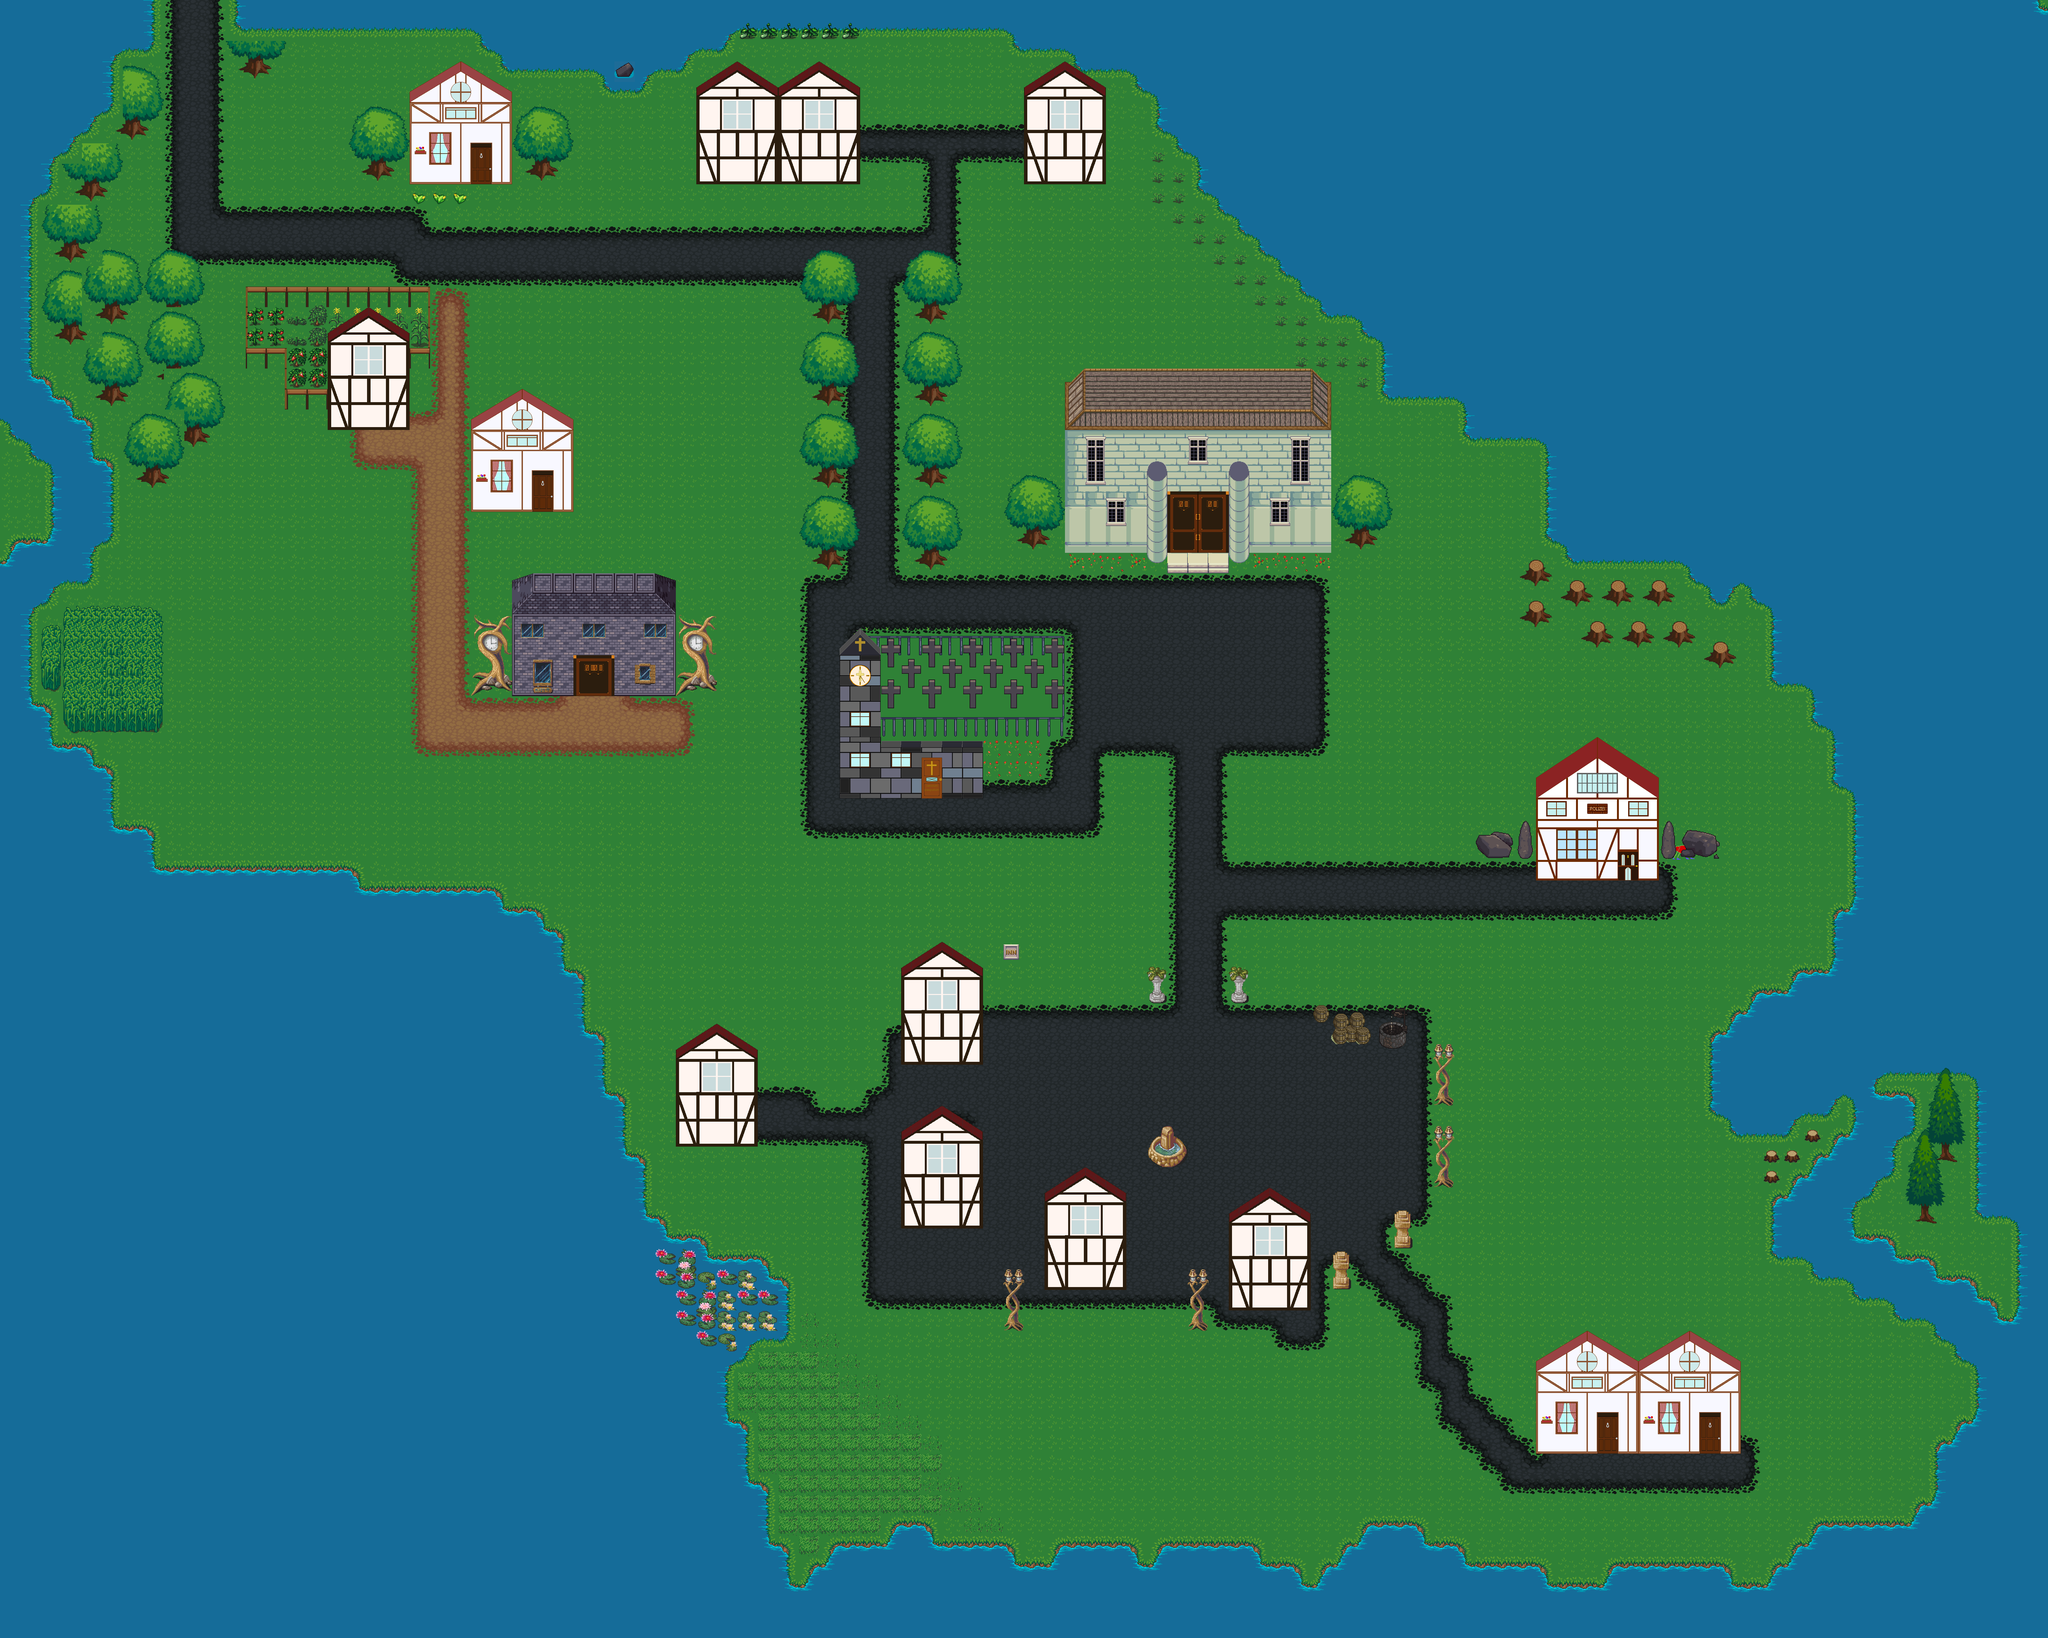

This is a level from a 2D game, rendered from its Tiled map with the project's own tilesets. A one-line summary and the map file follow, with tile-layer data summarised:
An orthogonal 100x80 tile map with 64x64 px tiles, 7 tile layers (Backgroundlayer, Roadlayer, Hiddenlayer, Collisionlayer, ...), 14 tilesets and 74 objects (32x tree, 6x door).

<map version="1.0" tiledversion="1.1.5" orientation="orthogonal" renderorder="right-down" width="100" height="80" tilewidth="64" tileheight="64" infinite="0" nextobjectid="214">
 <tileset firstgid="1" name="Tileset1" tilewidth="64" tileheight="64" tilecount="133" columns="19">
  <image source="../Tilesets/Tileset1.png" width="1216" height="448" />
 </tileset>
 <tileset firstgid="134" name="EnvironmentTiles" tilewidth="64" tileheight="64" tilecount="11" columns="11">
  <image source="../Tilesets/EnvironmentTiles.png" width="704" height="64" />
 </tileset>
 <tileset firstgid="145" name="base_out_atlas-sheet" tilewidth="64" tileheight="64" tilecount="1024" columns="32">
  <image source="../Tilesets/base_out_atlas-sheet.png" width="2048" height="2048" />
  <terraintypes>
   <terrain name="pond" tile="470" />
   <terrain name="medow" tile="118" />
   <terrain name="brightRoad" tile="112" />
   <terrain name="normalRoad" tile="115" />
   <terrain name="darkRoad" tile="307" />
  </terraintypes>
  <tile id="16" terrain="2,2,2," />
  <tile id="17" terrain="2,2,,2" />
  <tile id="19" terrain="3,3,3," />
  <tile id="20" terrain="3,3,,3" />
  <tile id="22" terrain="1,1,1," />
  <tile id="23" terrain="1,1,,1" />
  <tile id="48" terrain="2,,2,2" />
  <tile id="49" terrain=",2,2,2" />
  <tile id="51" terrain="3,,3,3" />
  <tile id="52" terrain=",3,3,3" />
  <tile id="54" terrain="1,,1,1" />
  <tile id="55" terrain=",1,1,1" />
  <tile id="79" terrain=",,,2" />
  <tile id="80" terrain=",,2,2" />
  <tile id="81" terrain=",,2," />
  <tile id="82" terrain=",,,3" />
  <tile id="83" terrain=",,3,3" />
  <tile id="84" terrain=",,3," />
  <tile id="85" terrain=",,,1" />
  <tile id="86" terrain=",,1,1" />
  <tile id="87" terrain=",,1," />
  <tile id="111" terrain=",2,,2" />
  <tile id="112" terrain="2,2,2,2" />
  <tile id="113" terrain="2,,2," />
  <tile id="114" terrain=",3,,3" />
  <tile id="115" terrain="3,3,3,3" />
  <tile id="116" terrain="3,,3," />
  <tile id="117" terrain=",1,,1" />
  <tile id="118" terrain="1,1,1,1" />
  <tile id="119" terrain="1,,1," />
  <tile id="143" terrain=",2,," />
  <tile id="144" terrain="2,2,," />
  <tile id="145" terrain="2,,," />
  <tile id="146" terrain=",3,," />
  <tile id="147" terrain="3,3,," />
  <tile id="148" terrain="3,,," />
  <tile id="149" terrain=",1,," />
  <tile id="150" terrain="1,1,," />
  <tile id="151" terrain="1,,," />
  <tile id="211" terrain="4,4,4," />
  <tile id="212" terrain="4,4,,4" />
  <tile id="243" terrain="4,,4,4" />
  <tile id="244" terrain=",4,4,4" />
  <tile id="274" terrain=",,,4" />
  <tile id="275" terrain=",,4,4" />
  <tile id="276" terrain=",,4," />
  <tile id="306" terrain=",4,,4" />
  <tile id="307" terrain="4,4,4,4" />
  <tile id="308" terrain="4,,4," />
  <tile id="338" terrain=",4,," />
  <tile id="339" terrain="4,4,," />
  <tile id="340" terrain="4,,," />
  <tile id="374" terrain="0,0,0,">
   <objectgroup draworder="index">
    <object id="1" x="0" y="0" width="64" height="28" />
    <object id="2" x="0" y="0" width="37" height="64" />
   </objectgroup>
  </tile>
  <tile id="375" terrain="0,0,,0">
   <objectgroup draworder="index">
    <object id="1" x="0" y="1" width="64" height="32" />
    <object id="2" x="29" y="0" width="36" height="64" />
   </objectgroup>
  </tile>
  <tile id="406" terrain="0,,0,0">
   <objectgroup draworder="index">
    <object id="1" x="0" y="0" width="34" height="64" />
    <object id="2" x="0" y="26" width="64" height="37" />
   </objectgroup>
  </tile>
  <tile id="407" terrain=",0,0,0">
   <objectgroup draworder="index">
    <object id="1" x="31" y="0" width="33" height="64" />
    <object id="2" x="0" y="28" width="64" height="36" />
   </objectgroup>
  </tile>
  <tile id="437" terrain=",,,0">
   <objectgroup draworder="index">
    <object id="1" x="34" y="25" width="29" height="38" />
   </objectgroup>
  </tile>
  <tile id="438" terrain=",,0,0">
   <objectgroup draworder="index">
    <object id="1" x="0" y="21" width="64" height="42" />
   </objectgroup>
  </tile>
  <tile id="439" terrain=",,0,">
   <objectgroup draworder="index">
    <object id="1" x="0" y="26" width="33" height="37" />
   </objectgroup>
  </tile>
  <tile id="469" terrain=",0,,0">
   <objectgroup draworder="index">
    <object id="1" x="32" y="0" width="31" height="64" />
   </objectgroup>
  </tile>
  <tile id="470" terrain="0,0,0,0" />
  <tile id="471" terrain="0,,0,">
   <objectgroup draworder="index">
    <object id="1" x="0" y="0" width="41" height="64" />
   </objectgroup>
  </tile>
  <tile id="501" terrain=",0,,">
   <objectgroup draworder="index">
    <object id="1" x="29" y="0" width="36" height="30" />
   </objectgroup>
  </tile>
  <tile id="502" terrain="0,0,,">
   <objectgroup draworder="index">
    <object id="1" x="0" y="0" width="64" height="28" />
   </objectgroup>
  </tile>
  <tile id="503" terrain="0,,,">
   <objectgroup draworder="index">
    <object id="1" x="-1" y="-1" width="31" height="31" />
   </objectgroup>
  </tile>
 </tileset>
 <tileset firstgid="1169" name="basictiles-sheet" tilewidth="64" tileheight="64" tilecount="120" columns="8">
  <image source="../Tilesets/basictiles-sheet.png" width="512" height="960" />
 </tileset>
 <tileset firstgid="1289" name="hyptosis_til-art-batch-2-sheet" tilewidth="64" tileheight="64" tilecount="900" columns="30">
  <image source="../Tilesets/hyptosis_til-art-batch-2-sheet.png" width="1920" height="1920" />
  <tile id="664">
   <objectgroup draworder="index">
    <object id="1" x="4" y="16" width="54" height="47" />
   </objectgroup>
  </tile>
  <tile id="669">
   <objectgroup draworder="index">
    <object id="1" x="9" y="11" width="46" height="52" />
   </objectgroup>
  </tile>
  <tile id="670">
   <objectgroup draworder="index">
    <object id="1" x="47" y="3" width="17" height="62" />
    <object id="2" x="-1" y="34" width="65" height="30" />
   </objectgroup>
  </tile>
  <tile id="671">
   <objectgroup draworder="index">
    <object id="1" x="0" y="-1" width="23" height="65" />
    <object id="2" x="-1" y="30" width="60" height="34" />
   </objectgroup>
  </tile>
  <tile id="694">
   <objectgroup draworder="index">
    <object id="1" x="10" y="-2" width="47" height="65" />
   </objectgroup>
  </tile>
  <tile id="699">
   <objectgroup draworder="index">
    <object id="1" x="9" y="1" width="48" height="59" />
   </objectgroup>
  </tile>
 </tileset>
 <tileset firstgid="2189" name="hyptosis_tile-art-batch-3-sheet" tilewidth="64" tileheight="64" tilecount="900" columns="30">
  <image source="../Tilesets/hyptosis_tile-art-batch-3-sheet.png" width="1920" height="1920" />
  <tile id="95">
   <objectgroup draworder="index">
    <object id="1" x="7" y="28" width="49" height="33" />
   </objectgroup>
  </tile>
  <tile id="125">
   <objectgroup draworder="index">
    <object id="1" x="6" y="-1" width="53" height="58" />
   </objectgroup>
  </tile>
  <tile id="284">
   <objectgroup draworder="index">
    <object id="1" x="57" y="26" width="7" height="37" />
   </objectgroup>
  </tile>
  <tile id="285">
   <objectgroup draworder="index">
    <object id="1" x="0" y="15" width="60" height="48" />
   </objectgroup>
  </tile>
  <tile id="314">
   <objectgroup draworder="index">
    <object id="1" x="25" y="2" width="38" height="61" />
   </objectgroup>
  </tile>
  <tile id="315">
   <objectgroup draworder="index">
    <object id="1" x="-1" y="-1" width="46" height="64" />
   </objectgroup>
  </tile>
  <tile id="344">
   <objectgroup draworder="index">
    <object id="1" x="28" y="-2" width="34" height="15" />
   </objectgroup>
  </tile>
  <tile id="345">
   <objectgroup draworder="index">
    <object id="1" x="0" y="1" width="32" height="13" />
   </objectgroup>
  </tile>
 </tileset>
 <tileset firstgid="3089" name="Indoorset" tilewidth="64" tileheight="64" tilecount="2" columns="2">
  <image source="../Tilesets/Indoorset.png" width="128" height="64" />
 </tileset>
 <tileset firstgid="3091" name="terrain_atlas-sheet" tilewidth="64" tileheight="64" tilecount="1024" columns="32">
  <image source="../Tilesets/terrain_atlas-sheet.png" width="2048" height="2048" />
  <terraintypes>
   <terrain name="Neues Terrain" tile="582" />
  </terraintypes>
  <tile id="396">
   <objectgroup draworder="index">
    <object id="1" x="33" y="20" width="31" height="44" />
   </objectgroup>
  </tile>
  <tile id="397">
   <objectgroup draworder="index">
    <object id="1" x="0" y="20" width="34" height="43" />
   </objectgroup>
  </tile>
  <tile id="428">
   <objectgroup draworder="index">
    <object id="1" x="18" y="-2" width="45" height="40" />
   </objectgroup>
  </tile>
  <tile id="429">
   <objectgroup draworder="index">
    <object id="1" x="0" y="0" width="49" height="32" />
   </objectgroup>
  </tile>
  <tile id="486" terrain="0,0,0," />
  <tile id="487" terrain="0,0,,0" />
  <tile id="518" terrain="0,,0,0" />
  <tile id="519" terrain=",0,0,0" />
  <tile id="549" terrain=",,,0" />
  <tile id="550" terrain=",,0,0" />
  <tile id="551" terrain=",,0," />
  <tile id="581" terrain=",0,,0" />
  <tile id="582" terrain="0,0,0,0" />
  <tile id="583" terrain="0,,0," />
  <tile id="613" terrain=",0,," />
  <tile id="614" terrain="0,0,," />
  <tile id="615" terrain="0,,," />
 </tileset>
 <tileset firstgid="4115" name="terrain-sheet" tilewidth="64" tileheight="64" tilecount="1024" columns="32">
  <image source="../Tilesets/terrain-sheet.png" width="2048" height="2048" />
 </tileset>
 <tileset firstgid="5139" name="tilesetformattedupdate1-sheet" tilewidth="64" tileheight="64" tilecount="84" columns="7">
  <image source="../Tilesets/tilesetformattedupdate1-sheet.png" width="448" height="768" />
 </tileset>
 <tileset firstgid="5223" name="Door2" tilewidth="64" tileheight="64" tilecount="6" columns="3">
  <image source="../Door2.png" width="192" height="128" />
 </tileset>
 <tileset firstgid="5229" name="shop_003" tilewidth="64" tileheight="64" tilecount="28" columns="4">
  <image source="../shop_003.png" width="256" height="448" />
 </tileset>
 <tileset firstgid="5257" name="Pferd" tilewidth="64" tileheight="64" tilecount="3" columns="3">
  <image source="../Pferd.png" width="192" height="64" />
 </tileset>
 <tileset firstgid="5260" name="fence" tilewidth="64" tileheight="64" tilecount="2" columns="2">
  <image source="../fence.png" width="128" height="64" />
 </tileset>
 <layer name="Backgroundlayer" width="100" height="80">
  <data>[8000 cells, 8000 non-empty, 16 distinct tile ids]</data>
 </layer>
 <layer name="Roadlayer" width="100" height="80">
  <data>[8000 cells, 1155 non-empty, 29 distinct tile ids]</data>
 </layer>
 <layer name="Hiddenlayer" width="100" height="80">
  <data>[8000 cells, 263 non-empty, 13 distinct tile ids]</data>
 </layer>
 <layer name="Collisionlayer" width="100" height="80">
  <data>[8000 cells, 3857 non-empty, 168 distinct tile ids]</data>
 </layer>
 <layer name="Decorationlayer" width="100" height="80">
  <data>[8000 cells, 217 non-empty, 50 distinct tile ids]</data>
 </layer>
 <objectgroup name="Objectlayer">
  <object id="108" name="treeX" type="tree" x="320" y="640" width="192" height="256" />
  <object id="109" name="treeX" type="tree" x="128" y="576" width="192" height="256" />
  <object id="110" name="treeX" type="tree" x="256" y="256" width="192" height="256" />
  <object id="111" name="treeX" type="tree" x="320" y="128" width="192" height="256" />
  <object id="112" name="treeX" type="tree" x="704" y="0" width="192" height="256" />
  <object id="113" name="treeX" type="tree" x="320" y="384" width="192" height="256" />
  <object id="114" name="treeX" type="tree" x="192" y="448" width="192" height="256" />
  <object id="115" name="treeX" type="tree" x="256" y="768" width="192" height="256" />
  <object id="116" name="treeX" type="tree" x="448" y="768" width="192" height="256" />
  <object id="117" name="treeX" type="tree" x="128" y="832" width="192" height="256" />
  <object id="118" name="treeX" type="tree" x="448" y="960" width="192" height="256" />
  <object id="119" name="treeX" type="tree" x="256" y="1024" width="192" height="256" />
  <object id="120" name="treeX" type="tree" x="384" y="1280" width="192" height="256" />
  <object id="121" name="treeX" type="tree" x="512" y="1088" width="192" height="256" />
  <object id="122" name="treeX" type="tree" x="2432" y="768" width="192" height="256" />
  <object id="123" name="treeX" type="tree" x="1088" y="320" width="192" height="256" />
  <object id="124" name="treeX" type="tree" x="1600" y="320" width="192" height="256" />
  <object id="125" name="treeX" type="tree" x="3136" y="1472" width="192" height="256" />
  <object id="126" name="treeX" type="tree" x="4160" y="1472" width="192" height="256" />
  <object id="127" name="treeX" type="tree" x="2816" y="768" width="192" height="256" />
  <object id="128" name="treeX" type="tree" x="2432" y="896" width="192" height="256" />
  <object id="129" name="treeX" type="tree" x="2432" y="1024" width="192" height="256" />
  <object id="130" name="treeX" type="tree" x="2816" y="1024" width="192" height="256" />
  <object id="131" name="treeX" type="tree" x="2816" y="1152" width="192" height="256" />
  <object id="132" name="treeX" type="tree" x="2432" y="1280" width="192" height="256" />
  <object id="133" name="treeX" type="tree" x="2816" y="1280" width="192" height="256" />
  <object id="167" name="treeX" type="tree" x="2816" y="896" width="192" height="256" />
  <object id="168" name="treeX" type="tree" x="2432" y="1152" width="192" height="256" />
  <object id="169" name="treeX" type="tree" x="2432" y="1408" width="192" height="256" />
  <object id="170" name="treeX" type="tree" x="2816" y="1408" width="192" height="256" />
  <object id="171" name="treeX" type="tree" x="2432" y="1536" width="192" height="256" />
  <object id="172" name="treeX" type="tree" x="2816" y="1536" width="192" height="256" />
  <object id="202" name="ownHouseDoorEntry" type="door" x="1472" y="552" width="64" height="24" />
  <object id="203" name="clockmakerHouseEntry" type="door" x="1792" y="2152" width="128" height="24" />
  <object id="206" name="townhallEntry" type="door" x="3648" y="1670" width="192" height="56" />
  <object id="208" name="policeStationEntry" type="door" x="5056" y="2714" width="64" height="36" />
  <object id="211" name="townHouse1Entry" type="door" x="1666" y="1556" width="64" height="42" />
  <object id="212" name="churchEntry" type="door" x="2882" y="2454" width="66" height="40" />
 </objectgroup>
 <layer name="Foregroundlayer" width="100" height="80">
  <data>[8000 cells, 333 non-empty, 102 distinct tile ids]</data>
 </layer>
 <layer name="Windowlayer" width="100" height="80">
  <data>[8000 cells, 37 non-empty, 19 distinct tile ids]</data>
 </layer>
</map>
